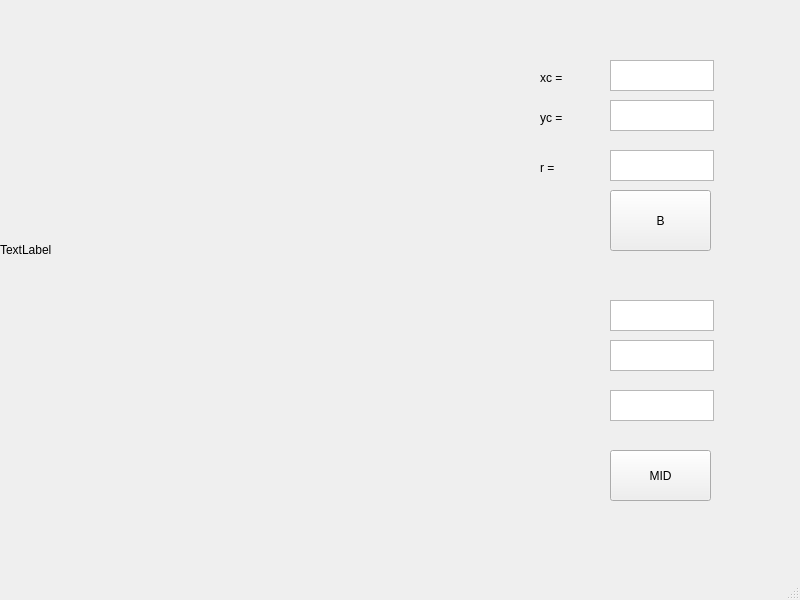
<?xml version="1.0" encoding="UTF-8"?>
<ui version="4.0">
 <class>MainWindow</class>
 <widget class="QMainWindow" name="MainWindow">
  <property name="geometry">
   <rect>
    <x>0</x>
    <y>0</y>
    <width>800</width>
    <height>600</height>
   </rect>
  </property>
  <property name="windowTitle">
   <string>MainWindow</string>
  </property>
  <widget class="QWidget" name="centralwidget">
   <widget class="QLabel" name="label">
    <property name="geometry">
     <rect>
      <x>0</x>
      <y>0</y>
      <width>500</width>
      <height>500</height>
     </rect>
    </property>
    <property name="text">
     <string>TextLabel</string>
    </property>
   </widget>
   <widget class="QTextEdit" name="xc">
    <property name="geometry">
     <rect>
      <x>610</x>
      <y>60</y>
      <width>104</width>
      <height>31</height>
     </rect>
    </property>
   </widget>
   <widget class="QTextEdit" name="yc">
    <property name="geometry">
     <rect>
      <x>610</x>
      <y>100</y>
      <width>104</width>
      <height>31</height>
     </rect>
    </property>
   </widget>
   <widget class="QTextEdit" name="r">
    <property name="geometry">
     <rect>
      <x>610</x>
      <y>150</y>
      <width>104</width>
      <height>31</height>
     </rect>
    </property>
   </widget>
   <widget class="QPushButton" name="pushButton">
    <property name="geometry">
     <rect>
      <x>610</x>
      <y>190</y>
      <width>101</width>
      <height>61</height>
     </rect>
    </property>
    <property name="text">
     <string>B</string>
    </property>
   </widget>
   <widget class="QLabel" name="label_2">
    <property name="geometry">
     <rect>
      <x>540</x>
      <y>70</y>
      <width>55</width>
      <height>16</height>
     </rect>
    </property>
    <property name="text">
     <string>xc =</string>
    </property>
   </widget>
   <widget class="QLabel" name="label_3">
    <property name="geometry">
     <rect>
      <x>540</x>
      <y>110</y>
      <width>55</width>
      <height>16</height>
     </rect>
    </property>
    <property name="text">
     <string>yc =</string>
    </property>
   </widget>
   <widget class="QLabel" name="label_4">
    <property name="geometry">
     <rect>
      <x>540</x>
      <y>160</y>
      <width>55</width>
      <height>16</height>
     </rect>
    </property>
    <property name="text">
     <string>r =</string>
    </property>
   </widget>
   <widget class="QPushButton" name="pushButton_2">
    <property name="geometry">
     <rect>
      <x>610</x>
      <y>450</y>
      <width>101</width>
      <height>51</height>
     </rect>
    </property>
    <property name="text">
     <string>MID</string>
    </property>
   </widget>
   <widget class="QTextEdit" name="xc_2">
    <property name="geometry">
     <rect>
      <x>610</x>
      <y>300</y>
      <width>104</width>
      <height>31</height>
     </rect>
    </property>
   </widget>
   <widget class="QTextEdit" name="yc_2">
    <property name="geometry">
     <rect>
      <x>610</x>
      <y>340</y>
      <width>104</width>
      <height>31</height>
     </rect>
    </property>
   </widget>
   <widget class="QTextEdit" name="r_2">
    <property name="geometry">
     <rect>
      <x>610</x>
      <y>390</y>
      <width>104</width>
      <height>31</height>
     </rect>
    </property>
   </widget>
  </widget>
  <widget class="QMenuBar" name="menubar">
   <property name="geometry">
    <rect>
     <x>0</x>
     <y>0</y>
     <width>800</width>
     <height>26</height>
    </rect>
   </property>
  </widget>
  <widget class="QStatusBar" name="statusbar"/>
 </widget>
 <resources/>
 <connections/>
</ui>
